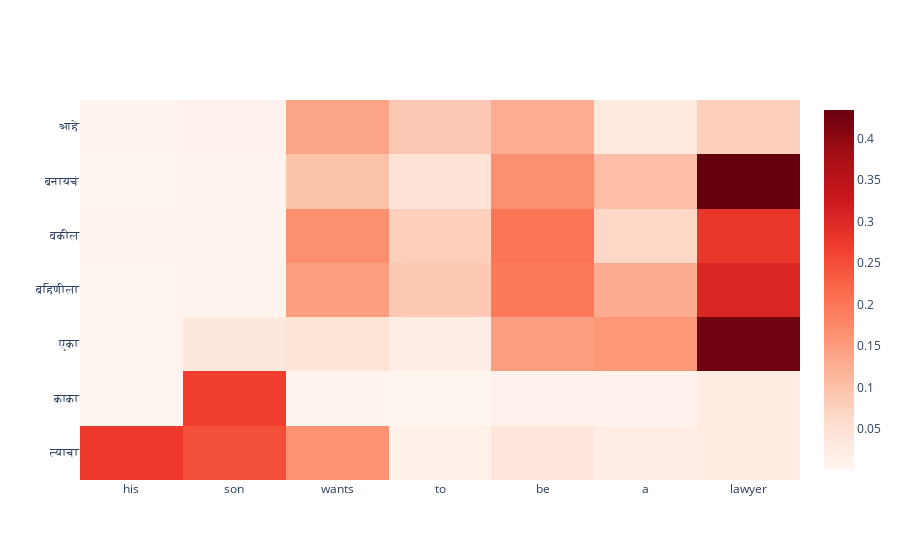

Notebook source saved alongside this figure:
### Code cell
predict_random_val_sentence()
